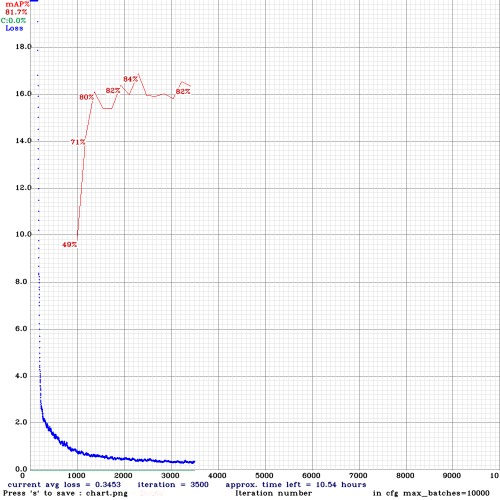
#> input picture yolov3/chart.png, 1000 x 1000 px, found by its file name (shown at 1/2 size)
$ jupyter execute --allow-errors YOLOv3.ipynb   (shell and % lines are left out)
#> lines starting #> are read from the running program, lines starting #| are printed output that depends on the picture
#YOLOv3 Object Detector with Darknet

[cell 1]
# clone darknet repo

[cell 2]
# changing makefile to have GPU and OPENCV enabled
%cd darknet

[cell 3]
# verify CUDA

[cell 4]
# build darknet

[cell 5]
# YOLOv3 pretrained coco dataset weights

[cell 6]
# define helper functions
def imShow(path):
  import cv2
  import matplotlib.pyplot as plt
  %matplotlib inline

  image = cv2.imread(path)
  height, width = image.shape[:2]
  resized_image = cv2.resize(image,(3*width, 3*height), interpolation = cv2.INTER_CUBIC)

  fig = plt.gcf()
  fig.set_size_inches(18, 10)
  plt.axis("off")
  plt.imshow(cv2.cvtColor(resized_image, cv2.COLOR_BGR2RGB))
  plt.show()

# use this to upload files
def upload():
  from google.colab import files
  uploaded = files.upload()
  for name, data in uploaded.items():
    with open(name, 'wb') as f:
      f.write(data)
      print ('saved file', name)

# use this to download a file
def download(path):
  from google.colab import files
  files.download(path)

##Run Detections with pretrained YOLOv3 weights

#> (a cell that did not finish here is left out)

[cell 8]
# optional
%cd /content/darknet/

#> (a cell that did not finish here is left out)

#> (a cell that did not finish here is left out)

[cell 11]
# run darknet detection on image from google drive
%cd ..
from google.colab import drive
#> (the rest of this cell did not finish here and is left out)

[cell 12]
# run darknet detection on image from google drive
%cd darknet
#> (the rest of this cell did not finish here and is left out)


[cell 13]
# GOOGLE DRIVE DOWNLOAD

[cell 14]
# run darknet command with google drive video

#Training a Custom YOLOv3 Object Detector

[cell 15]
# listing my working directory

[cell 16]
# copy the .zip file into the root directory of cloud VM

[cell 17]
# unzip the zip file and its contents should now be in /darknet/data/obj

[cell 18]
# download cfg to google drive and change its name

[cell 19]
# upload the custom .cfg back to cloud VM from Google Drive

[cell 20]
# upload the obj.names and obj.data files to cloud VM from Google Drive

[cell 21]
# upload the generate_train.py script to cloud VM from Google Drive

[cell 22]
# verify train.txt can be seen in our darknet/data folder

[cell 23]
# upload pretrained convolutional layer weights

[cell 24]
# train your custom detector
# run with yolov3_custom_last.weights if for any reason colab crashes
#!./darknet detector train data/obj.data cfg/yolov3_custom.cfg /mydrive/yolov3/backup/yolov3_custom_last.weights -dont_show -map

[cell 25]
# download chart to google drive
imShow('chart.png')
#> call 4 of imShow, with path = 'chart.png'
#> in imShow, image is the input picture: shape (1000, 1000, 3); mean B, G, R 245.7, 244.9, 245.2
#> in imShow (call 4), `plt.show()`:
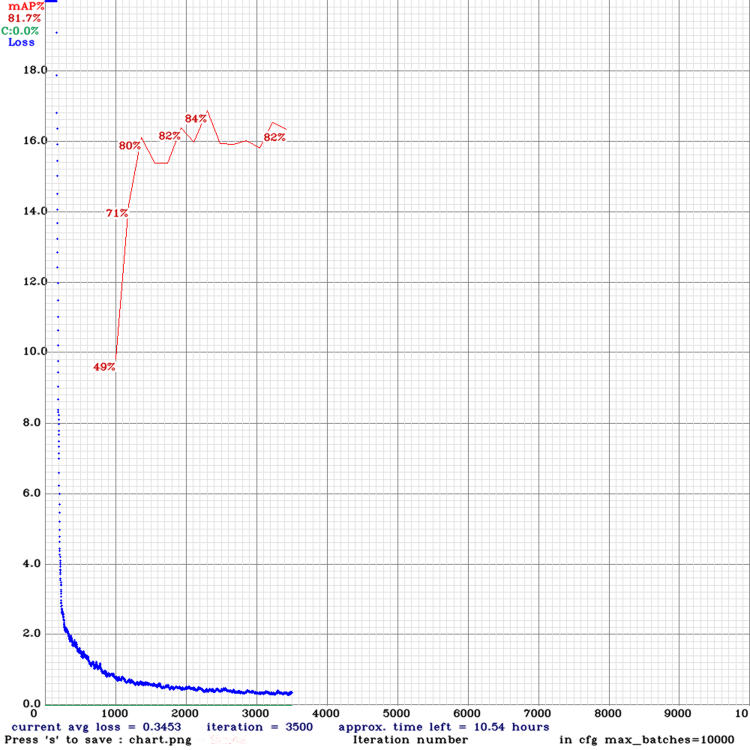
#> shown: shape (3000, 3000, 3) (shown at 1/4 size); mean R, G, B 244.5, 244.2, 244.9
